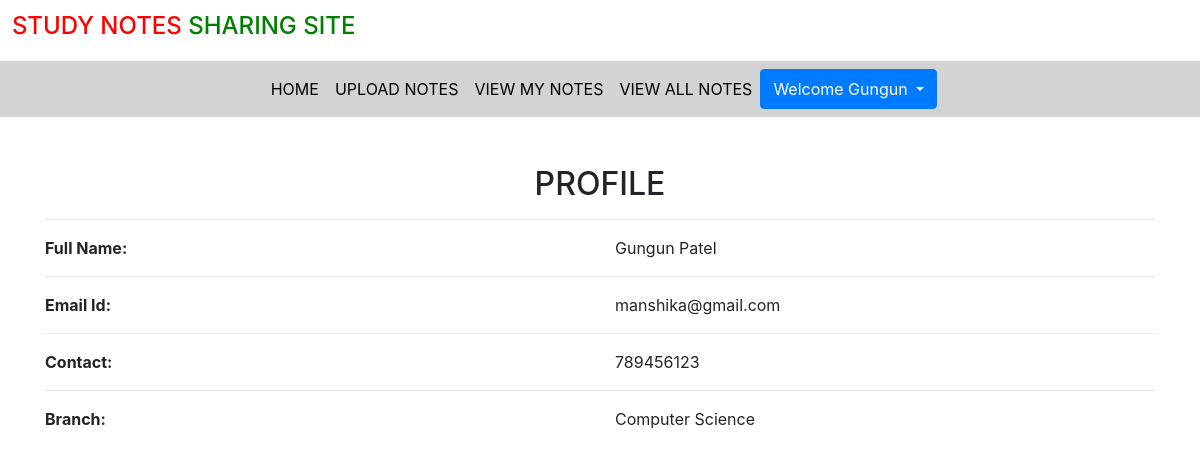
Screenshot of /profile/ (signed in) with the database file from the repository.
### notes/models.py (models this page shows, shortened)
class Signup(models.Model):
    user = models.ForeignKey(User,on_delete=models.CASCADE)
    contact = models.CharField(max_length=10,null= True)
    branch = models.CharField(max_length=30)
    role = models.CharField(max_length=15)

### notes/views.py (the view)
# urls.py: path('profile/', profile,name='profile'),
def profile(request):
    if not request.user.is_authenticated:
        return redirect('login')
    user = User.objects.get(id = request.user.id)
    data = Signup.objects.get(user = user)
    d= {'data': data,'user':user}
    return render(request,'profile.html',d)

### notes/templates/profile.html (shortened to what this page needs)
{% extends 'usernavigation.html' %}
{% load static %}
{% block body %}
<div class= "container mt-5">
    <h2 class="text-center">PROFILE</h2>
    <hr>
    <div class ="row">
        <div class="col-md-6">
            <b>Full Name:</b>
        </div>
        <div class="col-md-6" style="text-trandform:capitalize">
            {{data.user.first_name}} {{data.user.last_name}}
        </div>
    </div>
<hr>
    <div class ="row">
        <div class="col-md-6">
            <b>Email Id:</b>
        </div>
        <div class="col-md-6">
            {{data.user.username}}
        </div>
    </div>
<hr>
    <div class ="row">
        <div class="col-md-6">
            <b>Contact:</b>
        </div>
        <div class="col-md-6">
            {{data.contact}}
        </div>
    </div>
<hr>
    <div class ="row">
        <div class="col-md-6">
            <b>Branch:</b>
        </div>
        <div class="col-md-6">
            {{data.branch}}
        </div>
    </div>
</div>
{% endblock %}

### notes/templates/usernavigation.html (shortened to what this page needs)
<!DOCTYPE html>
<html lang="en">
<head>
  {% load static %}
  <link rel="stylesheet" href="https://maxcdn.bootstrapcdn.com/bootstrap/4.3.1/css/bootstrap.min.css">
  <link rel="stylesheet" href="https://use.fontawesome.com/releases/v5.6.3/css/all.css"></head>
  <link rel="stylesheet" href="https://cdnjs.cloudflare.com/ajax/libs/font-awesome/5.15.4/css/all.min.css">
  <link rel="stylesheet" href="{% static "css/mystyle.css" %}">
</head>
<body>
  <h4 style= "padding: 1%"><span style="color:red">STUDY NOTES </span><span style="color:green">  SHARING SITE</span></h4>
  <nav class='navbar navbar-expand-sm justify-content-center' style = "background-color : lightgray;">
  <ul class="navbar-nav">
    <li class ="navbar-item">
      <a class="nav-link" href="{% url 'profile'%}">HOME</a>
    </li>
  <ul class="navbar-nav">
    <li class ="navbar-item">
      <a class="nav-link" href="{% url 'upload_notes' %}">UPLOAD NOTES</a>
    </li>
  <ul class="navbar-nav">
    <li class ="navbar-item">
      <a class="nav-link" href="{% url 'view_mynotes' %}">VIEW MY NOTES</a>
    </li>
  <ul class="navbar-nav">
    <li class ="navbar-item">
      <a class="nav-link" href="{% url 'view_allnotes' %}">VIEW ALL NOTES</a>
    </li>
    <div class='btn-group'>
        <button type = "button" class="btn btn-primary dropdown-toggle" data-toggle="dropdown">Welcome {{request.user.first_name}}</button>
    </div>
  </ul>
  </nav>
{% block body %}
{% endblock %}
</body>
</html>

### notes/static/css/mystyle.css (style rules this page uses)
.nav-link { color: black }

### rows the page displays
Signup: user.first_name "Gungun", user.last_name "Patel", user.username "manshika@gmail.com", contact "789456123", branch "Computer Science"

### other values shown
{{ request.user.first_name }} "Gungun"
